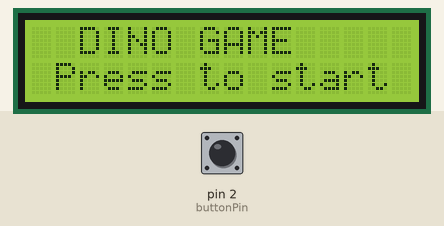
Simulated run of this sketch. Board: Arduino Uno, built with avr-gcc and run on an emulated ATmega328P. On the bench: 16×2 character LCD. The test bench sets the inputs (shaded band); at power-on: pin 2 (buttonPin) HIGH.

Above: at 0.9 s.
1.0 s: pin 2 (buttonPin) pulled LOW for 0.15 s
At 1.36 s:
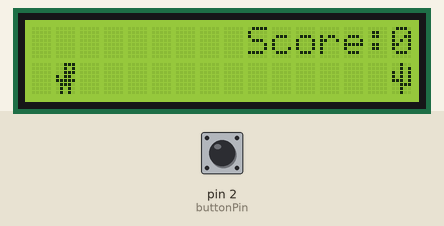
3.6 s: pin 2 (buttonPin) pulled LOW for 1 s
At 3.8 s:
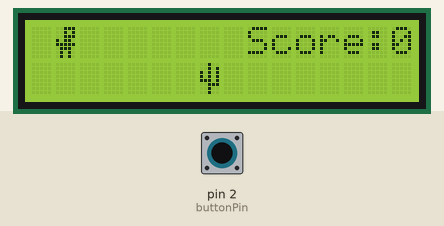
6.3 s: pin 2 (buttonPin) pulled LOW for 0.15 s
At 6.96 s:
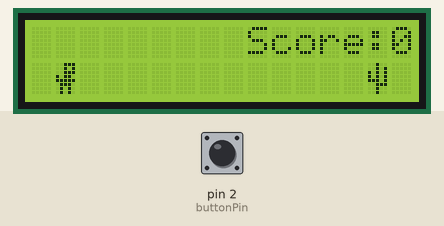
8.0 s: pin 2 (buttonPin) pulled LOW for 1 s
At 8.17 s:
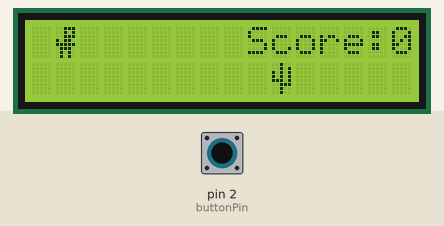
10.5 s: pin 2 (buttonPin) pulled LOW for 0.15 s
At 11.25 s:
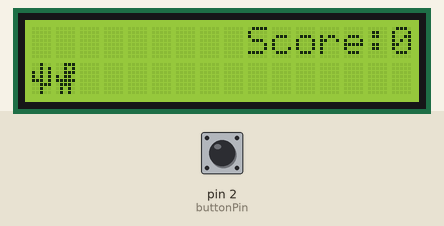
Timing chart, 0 to 13.5 s (numbered marks = the images above; inputs shaded):
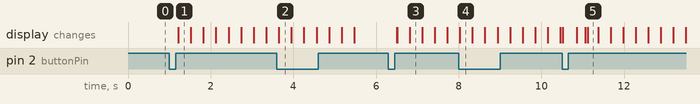

Measured:
- after the input at 1.0 s, the display: changes after 0.22 s (image 1)
- after the input at 3.6 s, the display: changes after 0.05 s (image 2)
- after the input at 6.3 s, the display: first changes after 0.20 s (image 3 shows a later state)
- after the input at 8.0 s, the display: changes at once (image 4)
- after the input at 10.5 s, the display: first changes at once (image 5 shows a later state)

The sketch:

LCD_Dino.ino
```cpp
#include <Wire.h>
#include <LiquidCrystal_I2C.h>

LiquidCrystal_I2C lcd(0x27, 16, 2);

const int buttonPin = 2;

// Custom dinosaur character
byte dino[8] = {
  B00111,
  B00101,
  B00111,
  B10110,
  B11111,
  B01110,
  B01010,
  B01010
};

// Custom cactus character
byte cactus[8] = {
  B00100,
  B00101,
  B10101,
  B10101,
  B11101,
  B00111,
  B00100,
  B00100
};

int obstaclePos = 15;
int score = 0;

bool jumping = false;
bool gameOver = false;

unsigned long jumpStart = 0;
unsigned long lastMove = 0;

const unsigned long jumpDuration = 600;
const unsigned long moveInterval = 300;

void setup() {
  pinMode(buttonPin, INPUT_PULLUP);

  lcd.init();
  lcd.backlight();

  lcd.createChar(0, dino);
  lcd.createChar(1, cactus);

  lcd.setCursor(2, 0);
  lcd.print("DINO GAME");
  lcd.setCursor(1, 1);
  lcd.print("Press to start");

  while (digitalRead(buttonPin) == HIGH) {
    // Wait for button press
  }

  delay(200);
  lcd.clear();
  lastMove = millis();
}

void loop() {
  if (gameOver) {
    if (digitalRead(buttonPin) == LOW) {
      delay(200);

      obstaclePos = 15;
      score = 0;
      jumping = false;
      gameOver = false;

      lcd.clear();
      lastMove = millis();
    }
    return;
  }

  // Button press makes the dinosaur jump
  if (digitalRead(buttonPin) == LOW && !jumping) {
    jumping = true;
    jumpStart = millis();
  }

  // Finish the jump after a short time
  if (jumping && millis() - jumpStart >= jumpDuration) {
    jumping = false;
  }

  // Move the cactus
  if (millis() - lastMove >= moveInterval) {
    lastMove = millis();

    lcd.setCursor(obstaclePos, 1);
    lcd.print(" ");

    obstaclePos--;

    if (obstaclePos < 0) {
      obstaclePos = 15;
      score++;
    }
  }

  // Collision: cactus reaches the dinosaur
  if (obstaclePos == 1 && !jumping) {
    gameOver = true;

    lcd.clear();
    lcd.setCursor(2, 0);
    lcd.print("GAME OVER");
    lcd.setCursor(0, 1);
    lcd.print("Score: ");
    lcd.print(score);
    return;
  }

  // Draw the dinosaur
  lcd.setCursor(1, jumping ? 0 : 1);
  lcd.write(byte(0));

  // Erase the dinosaur's previous position
  lcd.setCursor(1, jumping ? 1 : 0);
  lcd.print(" ");

  // Draw the cactus
  if (obstaclePos >= 0 && obstaclePos < 16) {
    lcd.setCursor(obstaclePos, 1);
    lcd.write(byte(1));
  }

  // Display score
  lcd.setCursor(9, 0);
  lcd.print("Score:");
  lcd.print(score);
  lcd.print(" ");
}
```
